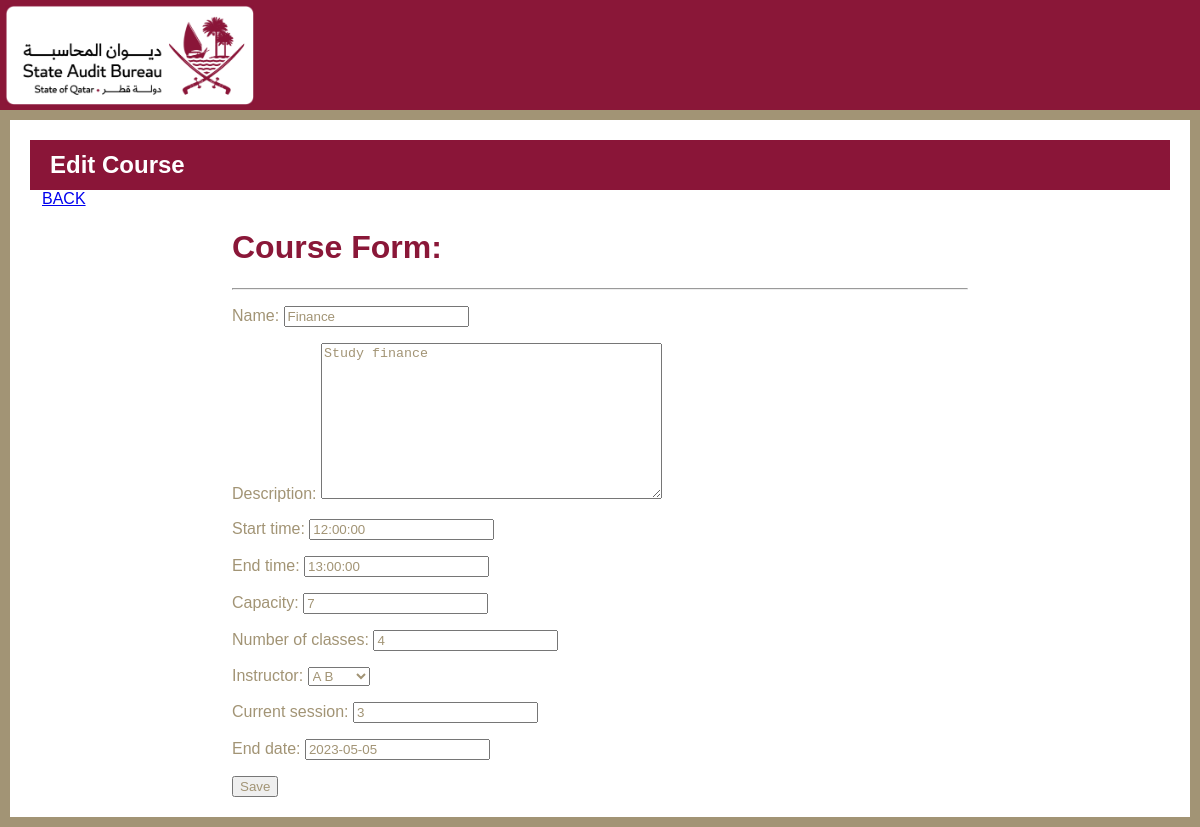
/course-update/3/, run on the app's committed database.
### base/models.py (models this page shows, shortened)
class Course(models.Model):
    name = models.CharField(max_length=100)
    description = models.TextField()
    start_time = models.TimeField()
    end_time = models.TimeField()
    capacity = models.PositiveIntegerField()
    number_of_classes = models.PositiveIntegerField()
    instructor = models.ForeignKey(Instructor, on_delete=models.CASCADE)
    current_session = models.IntegerField()
    start_date = models.DateField(auto_now_add=True)
    end_date = models.DateField(null=True)

### base/views.py (the view)
# urls.py: path('course-update/<int:pk>/', CourseUpdate.as_view(), name="course-update"),
class CourseUpdate(UpdateView):
    model = Course
    template_name = 'base/admin_dashboard/course_form.html'
    fields = '__all__'
    success_url = reverse_lazy("courses")

### base/models.py (called while the page is built)
     def __str__(self):
          return self.first_name + " " + self.last_name

### base/templates/base/admin_dashboard/course_form.html (shortened to what this page needs)
{% load static %}
<!DOCTYPE html>
<html>
   <head>
      <link rel="stylesheet" href="https://cdnjs.cloudflare.com/ajax/libs/font-awesome/6.3.0/css/all.min.css" />
	    <link rel="stylesheet" href="https://cdnjs.cloudflare.com/ajax/libs/bootstrap/5.3.0-alpha1/css/bootstrap-grid.min.css" />
      <link rel="stylesheet" href="{% static 'css/reg_style.css' %}">
</head>
   <body>
    <div class="header">
      <div class="logo">
         <img src="{% static 'img/primary-rgb-state-audit-bureau-1@2x.png' %}" alt="Logo">
        </div>
    </div>
    <div class="gold-border container-fluid">
      <div class="maroon-bar">
        <h2>Edit Course</h2>
      </div>
      <div class="container">
        <div class="row justify-content-center">
        <a href="{% url 'courses' %}" text-align=left;>BACK</a>
          <div class="col-md-8">
            <div class="card">
              <div class="card-header">
                <h1 style="color:#8A1738" > Course Form:</h1>
                <hr/>
              </div>
              <div class="card-body" >
                <form method="POST" action="">
                    {{form.as_p}}
                    <input type="submit" value="Save">
                </form>
              </div>
            </div>
          </div>
        </div>
      </div>
    </div>
</body>
</html>

### base/static/css/reg_style.css (style rules this page uses)
* { box-sizing: border-box; }
body { margin: 0; font-family: sans-serif; color: #A29475; }
.header { display: flex; justify-content: space-between; align-items: center; padding: 10px; background-color: #8A1738; height: 110px; }
.logo img { height: 100px; left: 5px; position: absolute; top: 5px; }
form, label, input, select, textarea { color: #A29475 !important; }

### base/templates/base/admin_dashboard/course_form.html (style rules this page uses)
body { margin: 20px; background-color: #fff; }
.gold-border { border: 10px solid#A29475; padding: 20px; background-color: #fff; }
.maroon-bar { background-color: #8A1538; color: #fff; height: 50px; display: flex; align-items: center; justify-content: flex-start; padding: 0 20px; }
.maroon-bar h2 { margin: 0; font-weight: bold; font-size: 24px; }

### data on the page
Course: name "Finance", description "Study finance", start_time "12:00:00", end_time "13:00:00", capacity "7", number_of_classes "4", instructor "A B", current_session "3", end_date "2023-05-05"
